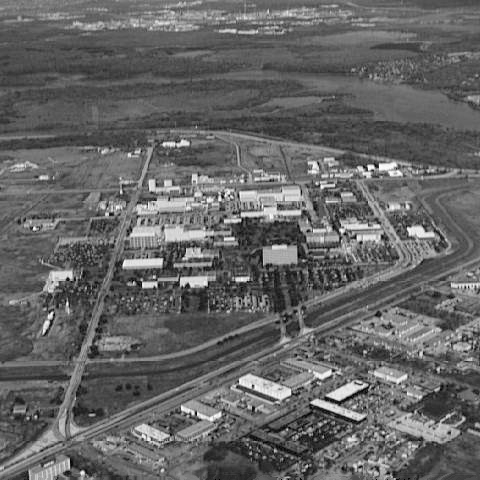
#> input picture HW3_1/Questions/aerial_view.tif, 480 x 480 px, found by its file name
$ python HW3_1_3.py
#> lines starting #> are read from the running program, lines starting #| are printed output that depends on the picture
#> in main, img is the input picture: PIL image 480x480 L; min 0, max 254, mean 101.2
from PIL import Image
import numpy as np
import cv2
import matplotlib.pyplot as plt

def show_histogram(image):
    cv2_image = np.array(image)
    z_q = np.arange(0,256)
    print(np.sum(z_q ** 0.4))
    c = 1/np.sum(z_q ** 0.4)
    print(c)
    p_z = c * (z_q ** 0.4)
    target_cdf = np.round(np.cumsum(p_z) / np.sum(p_z) * 255).astype(np.uint8)
    img_equi = histogram_equi(cv2_image)
    img_match = histogram_match(img_equi, target_cdf)
    hist, bins = np.histogram(img_match, bins=256, range=(0, 256))
    plt.subplots()
    plt.bar(bins[:-1],hist)
    plt.title('Histogram Matched')
    plt.xlabel('Intensity')
    plt.ylabel('pixel number')
    plt.show()
    # [4 lines of commented-out code are left out]

def histogram_equi(image):
    image_equi = cv2.equalizeHist(image)
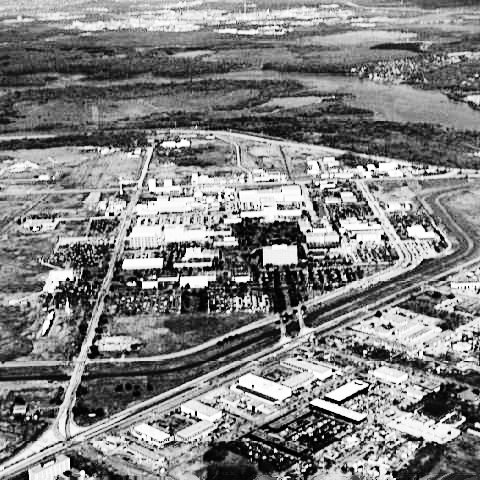
#> image_equi: shape (480, 480); min 0, max 255, mean 128.7
    return image_equi

def histogram_match(image_equi, target_cdf):
    hist, _ = np.histogram(image_equi.flatten(), bins=256, range=(0,256))
#> hist = 256 values, max 3749 at index 88, min 0 at index 13, mean 900
    equi_cdf = np.round(hist.cumsum() / hist.sum() * 255).astype(np.uint8)
#> equi_cdf = 256 values from 1 to 255
    mapping = np.zeros(256, dtype=np.uint8)
    for i in range(256):
        diff = np.abs(target_cdf - equi_cdf[i])
        mapping[i] = np.argmin(diff)
#> after the loop, mapping = 256 values from 3 to 255
    img_match = mapping[image_equi]
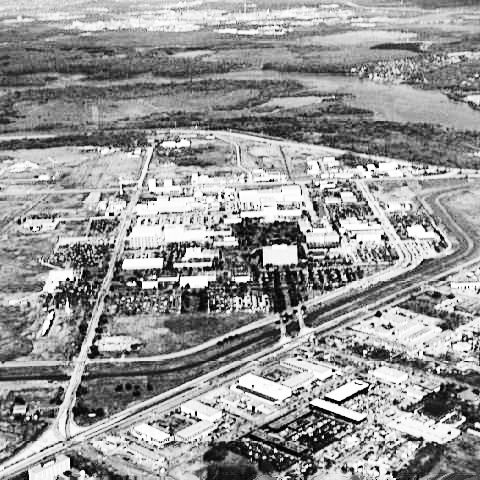
#> img_match: shape (480, 480); min 3, max 255, mean 149.8
    return img_match

def main():
    path = "aerial_view.tif"
    img = Image.open(path)
    show_histogram(img)
#> in show_histogram, `hist, bins = np.histogram(img_match, bins=256, range=(0, 256))`: hist = 256 values, max 3749 at index 119, min 0 at index 0, mean 900; bins = 257 values from 0 to 256
#> in show_histogram, `plt.show()`:
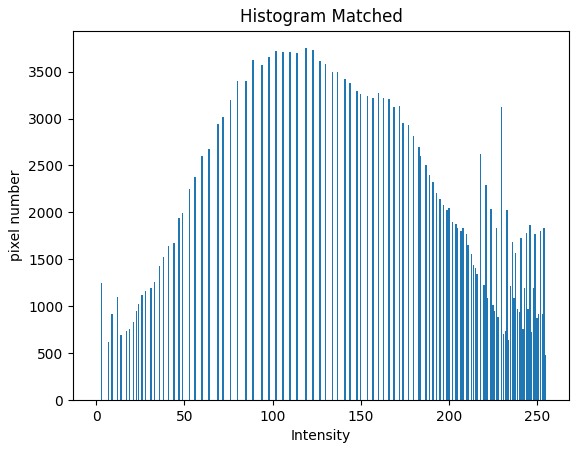
#> figure drawn by matplotlib, 1 panel; tallest bar 3749 high, from x = 118.6 to 119.4

if __name__ == "__main__":
    main()
